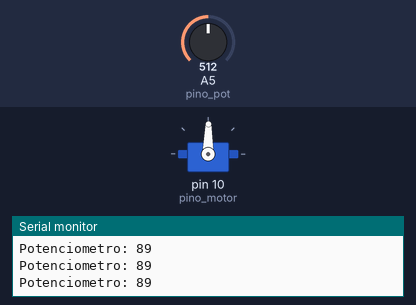
This sketch was run on a simulated Arduino Uno, built with avr-gcc and run on an emulated ATmega328P. Parts: servo, the last lines printed to the serial monitor. The inputs (shaded band) are chosen by the test bench; at power-on: A5 (pino_pot) = 512.

Above: at 1.2 s.
1.3 s: A5 (pino_pot) set to 63
At 2.1 s:
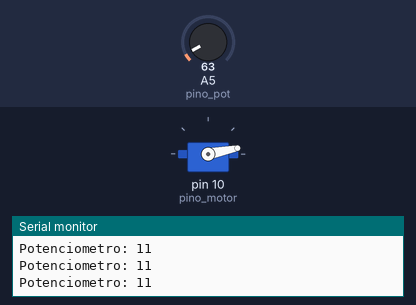
2.8 s: A5 (pino_pot) set to 51
At 3.2 s:
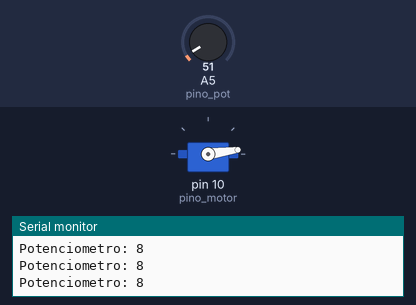
5.8 s: A5 (pino_pot) set to 122
At 6.6 s:
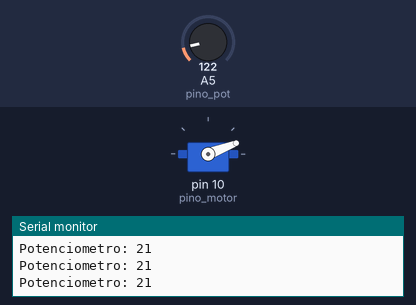
7.3 s: A5 (pino_pot) set to 306
At 7.8 s:
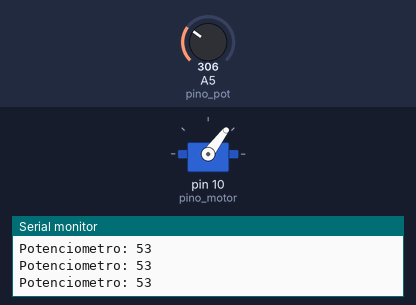
8.8 s: A5 (pino_pot) set to 554
At 10.2 s:
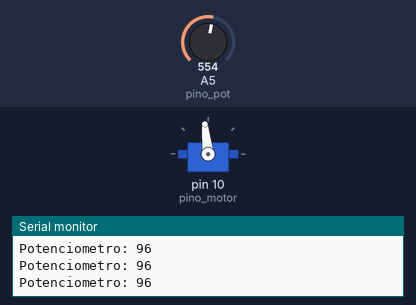
11.8 s: A5 (pino_pot) set to 583
At 12.6 s:
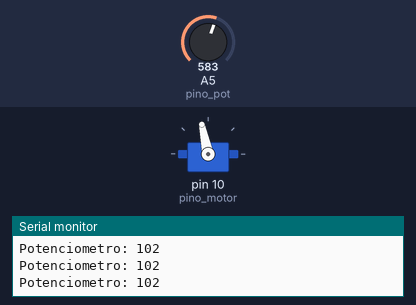
Timing chart, 0 to 14.3 s (numbered marks = the images above; inputs shaded):
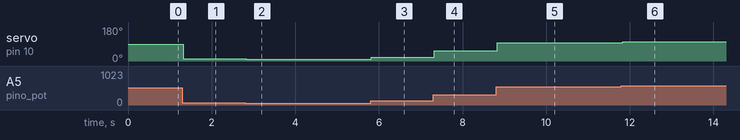

The sketch:

ControleEscMotor.ino
```cpp
//Programa: Controle de motor brushless
//Autor : Arduino e Cia

#include <Servo.h>

Servo MotorTeste;

int pino_pot = A5; //Pino do potenciometro
int pino_motor = 10; //Pino de controle do motor
int valor;

void setup()
{
  Serial.begin(9600);
  MotorTeste.attach(pino_motor);
  Serial.println("Aguardando 5 segundos....");
  //delay(5000);
}

void loop()
{
  valor = analogRead(pino_pot); //Le o valor do potenciometro
  valor = map(valor, 0, 1023, 0, 179); //Converte o valor 0,1023 para uma faixa entre 0 e 179
  Serial.print("Potenciometro: "); //Mostra o valor no serial monitor
  Serial.println(valor);
  MotorTeste.write(valor); //Envia o valor para o motor
}
```

Measured:
- after the input at 1.3 s, servo on pin 10 (pino_motor): 89° → 11° at once
- after the input at 2.8 s, servo on pin 10 (pino_motor): 11° → 8° at once
- after the input at 5.8 s, servo on pin 10 (pino_motor): 8° → 21° at once
- after the input at 7.3 s, servo on pin 10 (pino_motor): 21° → 53° at once
- after the input at 8.8 s, servo on pin 10 (pino_motor): 53° → 96° at once
- after the input at 11.8 s, servo on pin 10 (pino_motor): 96° → 102° at once
